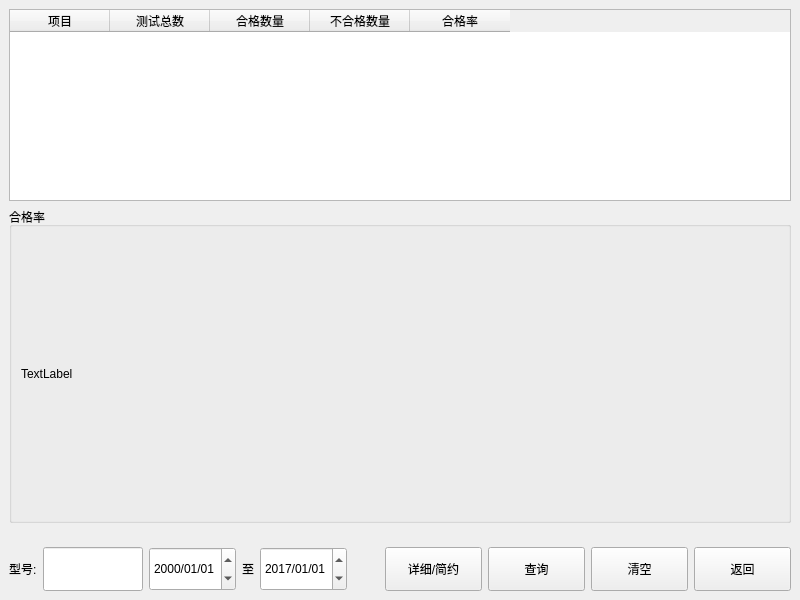
<?xml version="1.0" encoding="UTF-8"?>
<ui version="4.0">
 <class>SqlPage</class>
 <widget class="QWidget" name="SqlPage">
  <property name="geometry">
   <rect>
    <x>0</x>
    <y>0</y>
    <width>800</width>
    <height>600</height>
   </rect>
  </property>
  <property name="windowTitle">
   <string>Form</string>
  </property>
  <layout class="QVBoxLayout" name="verticalLayout" stretch="1,0">
   <property name="leftMargin">
    <number>0</number>
   </property>
   <property name="topMargin">
    <number>0</number>
   </property>
   <property name="rightMargin">
    <number>0</number>
   </property>
   <property name="bottomMargin">
    <number>0</number>
   </property>
   <item>
    <widget class="QStackedWidget" name="WidgetShow">
     <property name="currentIndex">
      <number>1</number>
     </property>
     <widget class="QWidget" name="WidgetTestData">
      <layout class="QVBoxLayout" name="verticalLayout_2">
       <item>
        <widget class="QTableView" name="TabTestData">
         <attribute name="verticalHeaderVisible">
          <bool>false</bool>
         </attribute>
        </widget>
       </item>
      </layout>
     </widget>
     <widget class="QWidget" name="WidgetDetail">
      <layout class="QVBoxLayout" name="verticalLayout_3" stretch="0,1">
       <item>
        <widget class="QTableWidget" name="TabDetail">
         <attribute name="verticalHeaderVisible">
          <bool>false</bool>
         </attribute>
         <column>
          <property name="text">
           <string>项目</string>
          </property>
         </column>
         <column>
          <property name="text">
           <string>测试总数</string>
          </property>
         </column>
         <column>
          <property name="text">
           <string>合格数量</string>
          </property>
         </column>
         <column>
          <property name="text">
           <string>不合格数量</string>
          </property>
         </column>
         <column>
          <property name="text">
           <string>合格率</string>
          </property>
         </column>
        </widget>
       </item>
       <item>
        <widget class="QGroupBox" name="WinDetail">
         <property name="sizePolicy">
          <sizepolicy hsizetype="Preferred" vsizetype="Expanding">
           <horstretch>0</horstretch>
           <verstretch>0</verstretch>
          </sizepolicy>
         </property>
         <property name="title">
          <string>合格率</string>
         </property>
         <layout class="QGridLayout" name="gridLayout">
          <item row="0" column="0">
           <widget class="Histogram" name="TextHistogram">
            <property name="text">
             <string>TextLabel</string>
            </property>
           </widget>
          </item>
         </layout>
        </widget>
       </item>
      </layout>
     </widget>
    </widget>
   </item>
   <item>
    <widget class="QWidget" name="WidgetCtrl" native="true">
     <layout class="QHBoxLayout" name="horizontalLayout">
      <item>
       <widget class="QLabel" name="label_2">
        <property name="text">
         <string>型号:</string>
        </property>
       </widget>
      </item>
      <item>
       <widget class="QLineEdit" name="EditType">
        <property name="sizePolicy">
         <sizepolicy hsizetype="Expanding" vsizetype="Expanding">
          <horstretch>0</horstretch>
          <verstretch>0</verstretch>
         </sizepolicy>
        </property>
       </widget>
      </item>
      <item>
       <widget class="QDateEdit" name="DateEdit1">
        <property name="sizePolicy">
         <sizepolicy hsizetype="Minimum" vsizetype="Expanding">
          <horstretch>0</horstretch>
          <verstretch>0</verstretch>
         </sizepolicy>
        </property>
        <property name="displayFormat">
         <string>yyyy/MM/dd</string>
        </property>
       </widget>
      </item>
      <item>
       <widget class="QLabel" name="label">
        <property name="text">
         <string>至</string>
        </property>
       </widget>
      </item>
      <item>
       <widget class="QDateEdit" name="DateEdit2">
        <property name="sizePolicy">
         <sizepolicy hsizetype="Minimum" vsizetype="Expanding">
          <horstretch>0</horstretch>
          <verstretch>0</verstretch>
         </sizepolicy>
        </property>
        <property name="dateTime">
         <datetime>
          <hour>0</hour>
          <minute>0</minute>
          <second>0</second>
          <year>2017</year>
          <month>1</month>
          <day>1</day>
         </datetime>
        </property>
        <property name="displayFormat">
         <string>yyyy/MM/dd</string>
        </property>
       </widget>
      </item>
      <item>
       <spacer name="horizontalSpacer">
        <property name="orientation">
         <enum>Qt::Horizontal</enum>
        </property>
        <property name="sizeHint" stdset="0">
         <size>
          <width>40</width>
          <height>20</height>
         </size>
        </property>
       </spacer>
      </item>
      <item>
       <widget class="QPushButton" name="BtnShow">
        <property name="minimumSize">
         <size>
          <width>97</width>
          <height>44</height>
         </size>
        </property>
        <property name="text">
         <string>详细/简约</string>
        </property>
       </widget>
      </item>
      <item>
       <widget class="QPushButton" name="BtnCheck">
        <property name="minimumSize">
         <size>
          <width>97</width>
          <height>44</height>
         </size>
        </property>
        <property name="text">
         <string>查询</string>
        </property>
       </widget>
      </item>
      <item>
       <widget class="QPushButton" name="BtnClear">
        <property name="minimumSize">
         <size>
          <width>97</width>
          <height>44</height>
         </size>
        </property>
        <property name="text">
         <string>清空</string>
        </property>
       </widget>
      </item>
      <item>
       <widget class="QPushButton" name="BtnExit">
        <property name="minimumSize">
         <size>
          <width>97</width>
          <height>44</height>
         </size>
        </property>
        <property name="text">
         <string>返回</string>
        </property>
       </widget>
      </item>
     </layout>
    </widget>
   </item>
  </layout>
 </widget>
 <customwidgets>
  <customwidget>
   <class>Histogram</class>
   <extends>QLabel</extends>
   <header>Histogram.h</header>
  </customwidget>
 </customwidgets>
 <resources/>
 <connections/>
</ui>
